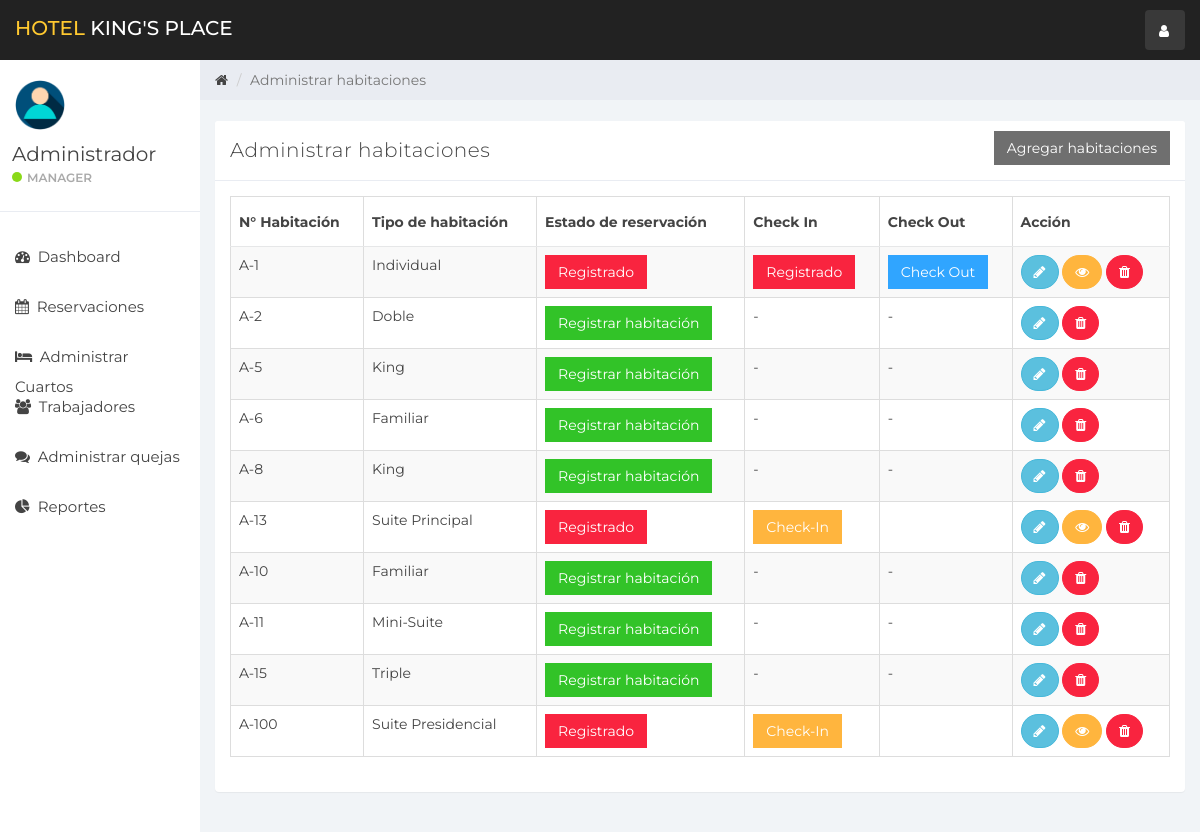
The page / (signed in) on the database as committed earlier.
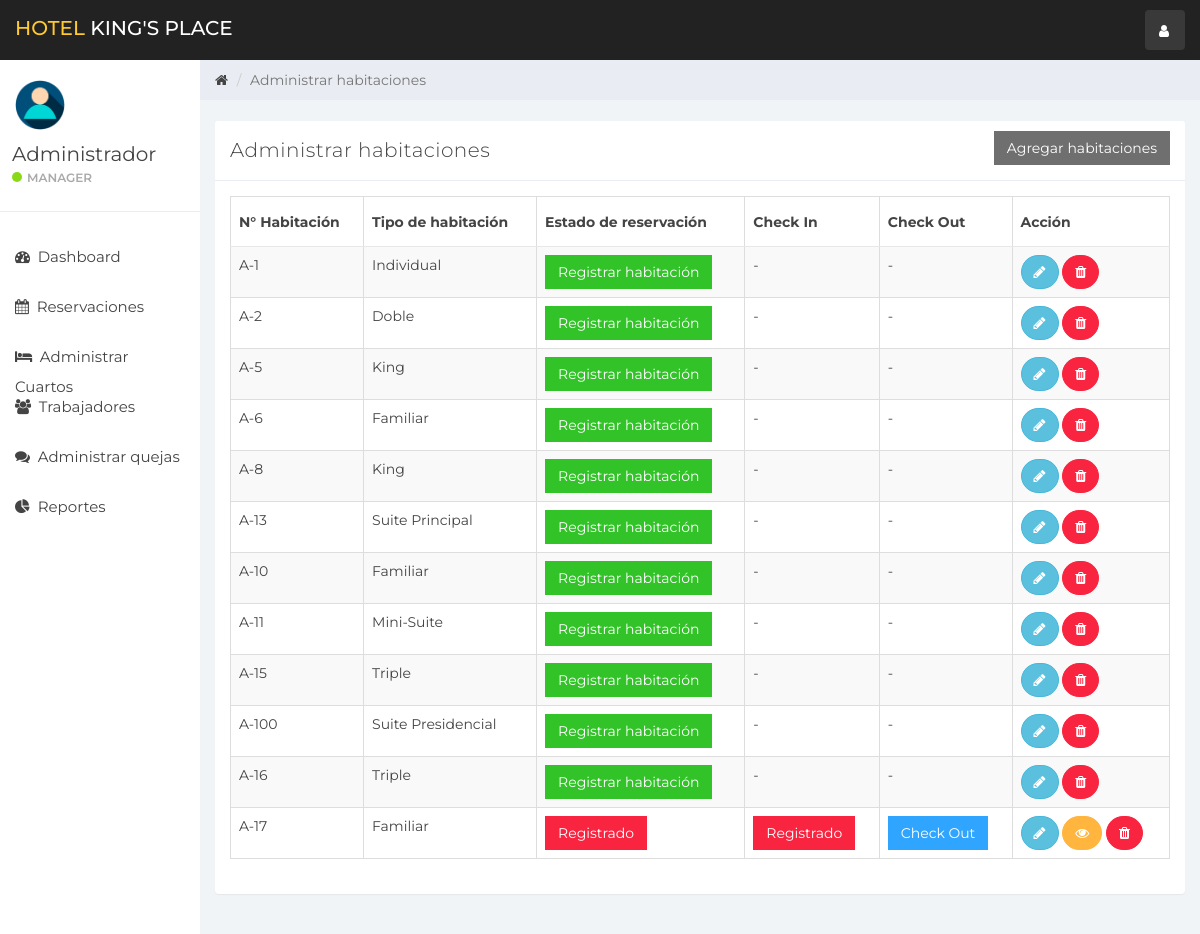
The same page on the database as committed later.
### tables this page shows
CREATE TABLE `habitacion` (
  `id_habitacion` int(10) NOT NULL,
  `id_tipohabitacion` int(10) NOT NULL,
  `numeroHabitacion` varchar(10) NOT NULL,
  `estado` tinyint(1) DEFAULT NULL,
  `check_in_Estado` tinyint(1) NOT NULL,
  `check_out_Estado` tinyint(1) NOT NULL,
  `EliminarEstado` tinyint(1) DEFAULT 0
);

CREATE TABLE `tipohabitacion` (
  `id_tipohabitacion` int(10) NOT NULL,
  `tipohabitacion` varchar(100) NOT NULL,
  `precio` int(10) NOT NULL,
  `maximopersona` int(10) NOT NULL
);

### manejo_cuart.php (the view, shortened to what the changed rows need)
<div class="col-sm-9 col-sm-offset-3 col-lg-10 col-lg-offset-2 main">
    <br>
    <div class="row">
        <div class="col-lg-12">
            <div class="panel panel-default">
                <div class="panel-body">
                    <table class="table table-striped table-bordered table-responsive" cellspacing="0" width="100%"
                           id="rooms">
                        <thead>
                        <tr>
                            <th>N° Habitación</th>
                            <th>Tipo de habitación</th>
                            <th>Estado de reservación</th>
                            <th>Check In</th>
                            <th>Check Out</th>
                            <th>Acción</th>
                        </tr>
                        </thead>
                        <tbody>
                        <?php
                        $room_query = "SELECT * FROM habitacion NATURAL JOIN tipohabitacion WHERE EliminarEstado = 0";
                        $rooms_result = mysqli_query($connection, $room_query);
                        if (mysqli_num_rows($rooms_result) > 0) {
                            while ($rooms = mysqli_fetch_assoc($rooms_result)) { ?>
                                <tr>
                                    <td><?php echo $rooms['numeroHabitacion'] ?></td>
                                    <td><?php echo $rooms['tipohabitacion'] ?></td>
                                    <td>
                                        <?php
                                        if ($rooms['estado'] == 0) {
                                            echo '<a href="index.php?reservation&id_habitacion=' . $rooms['id_habitacion'] . '&id_tipohabitacion=' . $rooms['id_tipohabitacion'] . '" class="btn btn-success" style="border-radius:0%">Registrar habitación</a>';
                                        } else {
                                            echo '<a href="#" class="btn btn-danger" style="border-radius:0%">Registrado</a>';
                                        }
                                        ?>
                                    <td>
                                        <?php
                                        if ($rooms['estado'] == 1 && $rooms['check_in_Estado'] == 0) {
                                            echo '<button class="btn btn-warning" id="checkInRoom"  data-id="' . $rooms['id_habitacion'] . '" data-toggle="modal" style="border-radius:0%" data-target="#checkIn">Check-In</button>';
                                        } elseif ($rooms['estado'] == 0) {
                                            echo '-';
                                        } else {
                                            echo '<a href="#" class="btn btn-danger" style="border-radius:0%">Registrado</a>';
                                        }
                                        ?>
                                    </td>
                                    <td>
                                        <?php
                                        if ($rooms['estado'] == 1 && $rooms['check_in_Estado'] == 1) {
                                            echo '<button class="btn btn-primary" style="border-radius:0%" id="checkOutRoom" data-id="' . $rooms['id_habitacion'] . '">Check Out</button>';
                                        } elseif ($rooms['estado'] == 0) {
                                            echo '-';
                                        }
                                        ?>
                                    </td>
                                    <td>
                                        <button title="Editar información de habitación" style="border-radius:60px;" data-toggle="modal"
                                                data-target="#editRoom" data-id="<?php echo $rooms['id_habitacion']; ?>"
                                                id="roomEdit" class="btn btn-info"><i class="fa fa-pencil"></i></button>
                                        <?php
                                        if ($rooms['estado'] == 1) {
                                            echo '<button title="Información del Cliente" data-toggle="modal" data-target="#customerDetailsModal" data-id="' . $rooms['id_habitacion'] . '" id="customerDetails" class="btn btn-warning" style="border-radius:60px;"><i class="fa fa-eye"></i></button>';
                                        }
                                        ?>
                                        <a href="ajax.php?delete_room=<?php echo $rooms['id_habitacion']; ?>"
                                           class="btn btn-danger" style="border-radius:60px;" onclick="return confirm('¿Estás seguro?')"><i
                                                    class="fa fa-trash" alt="delete"></i></a>
                                    </td>
                                </tr>
                            <?php }
                        } else {
                            echo "No hay habitaciones";
                        }
                        ?>
                        </tbody>
                    </table>
                </div>
            </div>
        </div>
    </div>
</div>

Rows that differ between the two databases and show on the page:
changed habitacion "Individual": estado "Registrado Registrado Check Out" → "Registrar habitación - -"
changed habitacion "Suite Principal": estado "Registrado Check-In" → "Registrar habitación - -"
changed habitacion "Suite Presidencial": estado "Registrado Check-In" → "Registrar habitación - -"
added habitacion: numeroHabitacion "A-16", id_tipohabitacion.tipohabitacion "Triple"
added habitacion: numeroHabitacion "A-17", id_tipohabitacion.tipohabitacion "Familiar", estado "Registrado"
